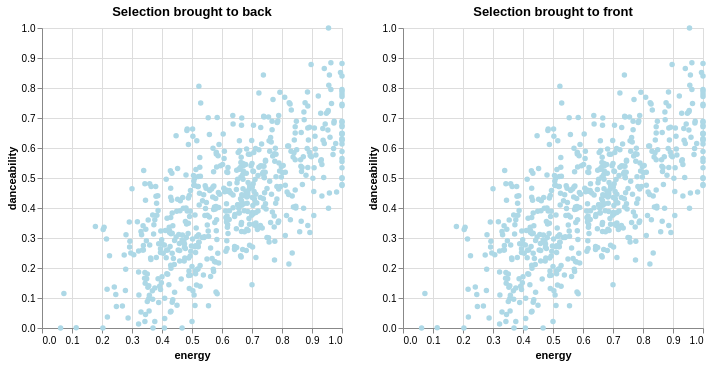

Notebook code for this chart:
### Code cell
sample = music_streams.sample(600)
hover = alt.selection_point(on='pointerover', nearest=True, empty=False)
when_hover = alt.when(hover)

chart = alt.Chart(sample, title='Selection brought to back').mark_circle(opacity=1).encode(
    y='danceability:Q',
    x='energy:Q',
    color=when_hover.then(alt.value("coral")).otherwise(alt.value("lightblue")),
    size=when_hover.then(alt.value(80)).otherwise(alt.value(30)),
    tooltip=[
        alt.Tooltip('title:N', title='Track'),
        alt.Tooltip('artist:N', title='Artist'),
        alt.Tooltip('genre:N', title='Genre'),
        alt.Tooltip('energy:Q', format='.2f'),
        alt.Tooltip('danceability:Q', format='.2f'),
        alt.Tooltip('streams_millions:Q', title='Streams (M)', format='.1f'),
    ]
).add_params(
    hover
)


chart | chart.encode(
    order=when_hover.then(alt.value(1)).otherwise(alt.value(0))
).properties(
    title='Selection brought to front'
)

### Figure 1 — Vega-Lite specification as saved in the notebook (floating-point values rounded to 4 significant figures; data arrays with more than 128 entries replaced by an {"elided": "..."} marker saying what was removed)
{"config": {"view": {"continuousWidth": 300, "continuousHeight": 300}}, "hconcat": [{"mark": {"type": "circle", "opacity": 1}, "encoding": {"color": {"condition": [{"param": "param_28", "value": "coral", "empty": false}], "value": "lightblue"}, "size": {"condition": [{"param": "param_28", "value": 80, "empty": false}], "value": 30}, "tooltip": [{"field": "title", "title": "Track", "type": "nominal"}, {"field": "artist", "title": "Artist", "type": "nominal"}, {"field": "genre", "title": "Genre", "type": "nominal"}, {"field": "energy", "format": ".2f", "type": "quantitative"}, {"field": "danceability", "format": ".2f", "type": "quantitative"}, {"field": "streams_millions", "format": ".1f", "title": "Streams (M)", "type": "quantitative"}], "x": {"field": "energy", "type": "quantitative"}, "y": {"field": "danceability", "type": "quantitative"}}, "name": "view_23", "title": "Selection brought to back"}, {"mark": {"type": "circle", "opacity": 1}, "encoding": {"color": {"condition": [{"param": "param_28", "value": "coral", "empty": false}], "value": "lightblue"}, "order": {"value": 0, "condition": [{"param": "param_28", "value": 1, "empty": false}]}, "size": {"condition": [{"param": "param_28", "value": 80, "empty": false}], "value": 30}, "tooltip": [{"field": "title", "title": "Track", "type": "nominal"}, {"field": "artist", "title": "Artist", "type": "nominal"}, {"field": "genre", "title": "Genre", "type": "nominal"}, {"field": "energy", "format": ".2f", "type": "quantitative"}, {"field": "danceability", "format": ".2f", "type": "quantitative"}, {"field": "streams_millions", "format": ".1f", "title": "Streams (M)", "type": "quantitative"}], "x": {"field": "energy", "type": "quantitative"}, "y": {"field": "danceability", "type": "quantitative"}}, "name": "view_24", "title": "Selection brought to front"}], "data": {"name": "data-a6d2852482aaf72f276b778106e3cdd1"}, "params": [{"name": "param_28", "select": {"type": "point", "nearest": true, "on": "pointerover"}, "views": ["view_23", "view_24"]}], "$schema": "https://vega.github.io/schema/vega-lite/v5.20.1.json", "datasets": {"data-a6d2852482aaf72f276b778106e3cdd1": {"elided": "600 records"}}}
